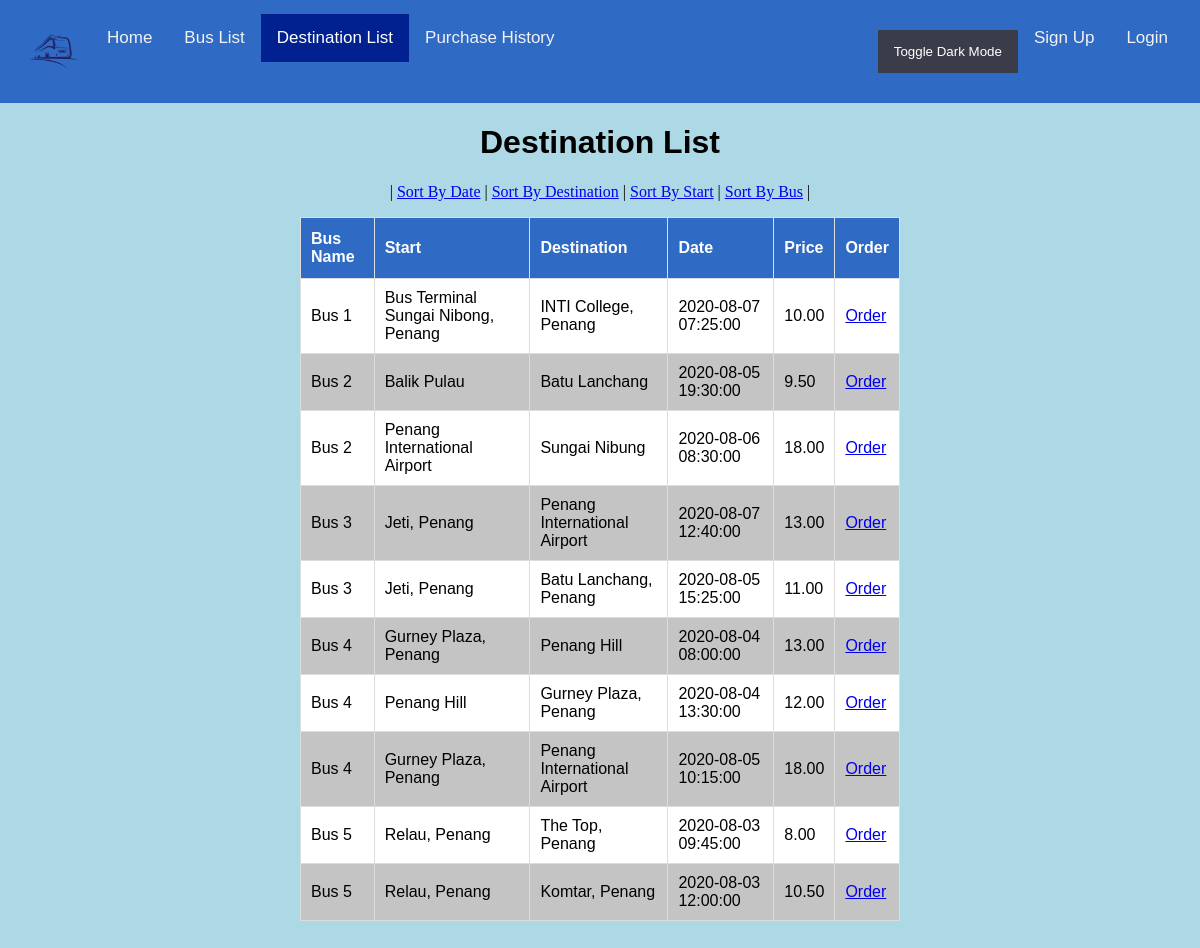
The page /destList.php?sort=3 on the database its author committed.
### tables this page shows
CREATE TABLE `route` (
  `route_id` int(11) NOT NULL,
  `start` varchar(250) NOT NULL,
  `destination` varchar(250) NOT NULL,
  `date` datetime NOT NULL,
  `price` decimal(6,2) NOT NULL,
  `bus_id` int(11) NOT NULL
);

CREATE TABLE `bus` (
  `bus_id` int(11) NOT NULL,
  `bus_name` varchar(50) NOT NULL
);

### destList.php (the view, shortened to what this page needs)
<html>
    <head>
        <link rel="stylesheet" href="style.css">
    </head>
    <body>
        <?php
            include ('header.php');
        ?>
        <center>
        <h1>Destination List</h1>
		<p>| <a href="destList.php">Sort By Date</a> | <a href="destList.php?sort=1">Sort By Destination</a> |
		<a href="destList.php?sort=2">Sort By Start</a> | <a href="destList.php?sort=3">Sort By Bus</a> |</p>
        <?php
            require("database.php");
            $sql= "SELECT * from route";
            $result = $connect->query($sql);
            if($result->num_rows > 0) {
                $query = mysqli_query($connect, "SELECT * from route");
		        while ($row = mysqli_fetch_array($query)) {
			        $rows[] = $row;
		        }
		        usort($rows, 'sort_routes');
				echo "<table border = '1' id='table'>";
				echo "	<tr>
						<th>Bus Name</th>
						<th>Start</th>
						<th>Destination</th>
						<th>Date</th>
                        <th>Price</th>
                        <th>Order</th>
						</tr>";
				foreach ($rows as $row){
					$id = $row['bus_id'];
					$query = "SELECT bus_name FROM bus WHERE bus_id = '$id'";
					$busName = mysqli_query($connect, $query);
					$busName = mysqli_fetch_row($busName);
					$busName = $busName[0];
					echo "<tr>";
					echo "<td>".$busName."</td>";
					echo "<td>".$row['start']."</td>";
					echo "<td>".$row['destination']."</td>";
					echo "<td>".$row['date']."</td>";
                    echo "<td>".$row['price']."</td>";
                    if((isset($_SESSION['login']) && $_SESSION['login'] == 'OK')) {
                        echo "<td><a href='purDetails.php?id=".$row['route_id']."'?>Order</a></td>";
                    }else{
                        echo "<td><a href='login.php'>Order</a></td>";
                    }
					echo "</tr>";
				}
                echo "</table>";
            }else {
                echo "0 results";
            }
        ?>
        </center>
    </body>
</html>

### style.css (style rules this page uses)
body { margin-top: 0; margin-left: 0; margin-right: 0; margin-bottom: 50; background-color: lightblue; }
h1 { font-family: "Trebuchet MS", Arial, Helvetica, sans-serif; }
#table { font-family: "Trebuchet MS", Arial, Helvetica, sans-serif; border-collapse: collapse; width: 50%; }
#table td, #table th { border: 1px solid #ddd; padding: 10px; color: black; }
#table tr:nth-child(even) { background-color: #ffffff; }
#table tr:nth-child(odd) { background-color: #c4c4c4; }
#table th { padding-top: 12px; padding-bottom: 12px; text-align: left; background-color: rgb(47, 107, 196); color: white; }

### rows shown on the page
route: bus.bus_name "Bus 1", start "Bus Terminal Sungai Nibong, Penang", destination "INTI College, Penang", date "2020-08-07 07:25:00", price "10.00"
route: bus.bus_name "Bus 2", start "Balik Pulau", destination "Batu Lanchang", date "2020-08-05 19:30:00", price "9.50"
route: bus.bus_name "Bus 2", start "Penang International Airport", destination "Sungai Nibung", date "2020-08-06 08:30:00", price "18.00"
route: bus.bus_name "Bus 3", start "Jeti, Penang", destination "Penang International Airport", date "2020-08-07 12:40:00", price "13.00"
route: bus.bus_name "Bus 3", start "Jeti, Penang", destination "Batu Lanchang, Penang", date "2020-08-05 15:25:00", price "11.00"
route: bus.bus_name "Bus 4", start "Gurney Plaza, Penang", destination "Penang Hill", date "2020-08-04 08:00:00", price "13.00"
route: bus.bus_name "Bus 4", start "Penang Hill", destination "Gurney Plaza, Penang", date "2020-08-04 13:30:00", price "12.00"
route: bus.bus_name "Bus 4", start "Gurney Plaza, Penang", destination "Penang International Airport", date "2020-08-05 10:15:00", price "18.00"
route: bus.bus_name "Bus 5", start "Relau, Penang", destination "The Top, Penang", date "2020-08-03 09:45:00", price "8.00"
route: bus.bus_name "Bus 5", start "Relau, Penang", destination "Komtar, Penang", date "2020-08-03 12:00:00", price "10.50"
